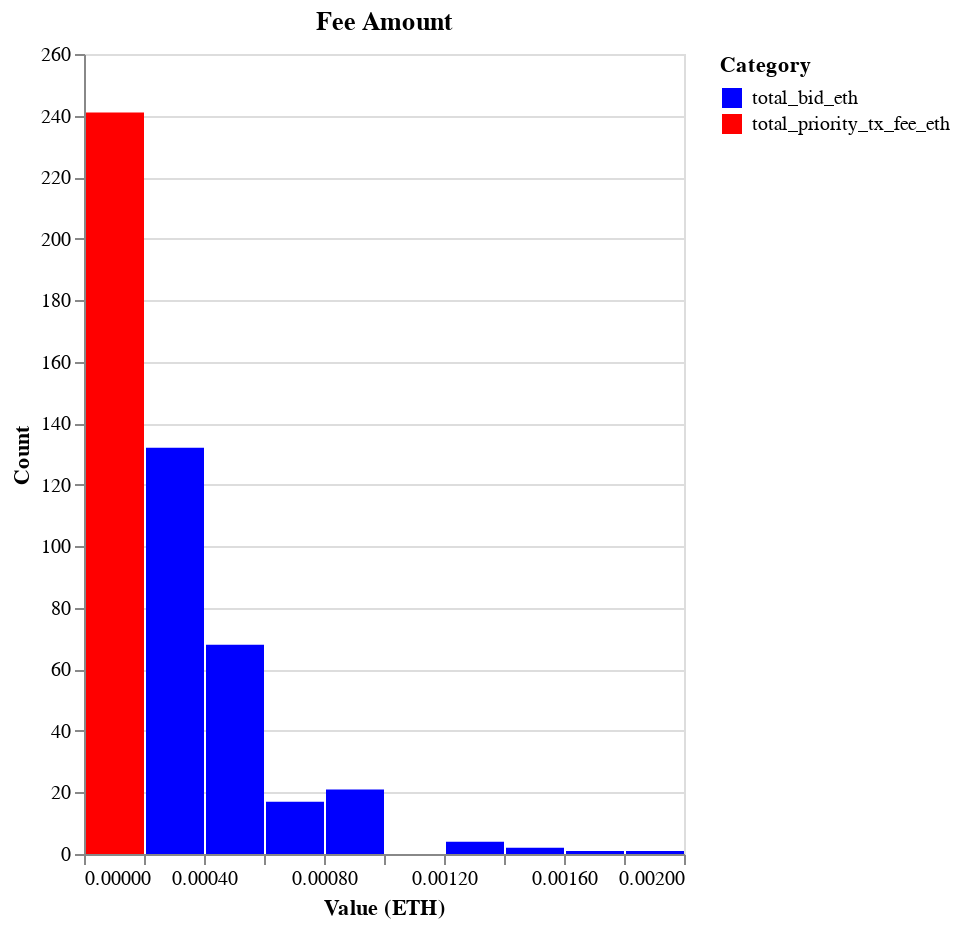

Write notebook code for a chart like this one.
### Code cell
# is there a better way to size the chart?
alt.Chart(melted_tx_cost_df.filter(pl.col('value') < .002)).mark_bar().encode(
    x=alt.X('value:Q', bin=alt.Bin(maxbins=10), axis=alt.Axis(title='Value (ETH)')),
    y=alt.Y('count()', axis=alt.Axis(title='Count')),
    color=alt.Color('category:N', scale=alt.Scale(domain=['total_bid_eth', 'total_priority_tx_fee_eth'], range=['blue', 'red']), title='Category')
).properties(
    width=300,
    height=400,
    title='Fee Amount')

### Figure 1 — Vega specification as saved in the notebook (floating-point values rounded to 4 significant figures)
{"$schema": "https://vega.github.io/schema/vega/v5.json", "data": [{"name": "source_0", "values": [{"__count_end": 132.0, "__count_start": 0.0, "bin_maxbins_10_value": 0.0002, "bin_maxbins_10_value_end": 0.0004, "category": "total_bid_eth"}, {"__count_end": 68.0, "__count_start": 0.0, "bin_maxbins_10_value": 0.0004, "bin_maxbins_10_value_end": 0.0006, "category": "total_bid_eth"}, {"__count_end": 2.0, "__count_start": 0.0, "bin_maxbins_10_value": 0.0014, "bin_maxbins_10_value_end": 0.0016, "category": "total_bid_eth"}, {"__count_end": 17.0, "__count_start": 0.0, "bin_maxbins_10_value": 0.0006, "bin_maxbins_10_value_end": 0.0008, "category": "total_bid_eth"}, {"__count_end": 21.0, "__count_start": 0.0, "bin_maxbins_10_value": 0.0008, "bin_maxbins_10_value_end": 0.001, "category": "total_bid_eth"}, {"__count_end": 4.0, "__count_start": 0.0, "bin_maxbins_10_value": 0.0012, "bin_maxbins_10_value_end": 0.0014, "category": "total_bid_eth"}, {"__count_end": 1.0, "__count_start": 0.0, "bin_maxbins_10_value": 0.0018, "bin_maxbins_10_value_end": 0.002, "category": "total_bid_eth"}, {"__count_end": 1.0, "__count_start": 0.0, "bin_maxbins_10_value": 0.0016, "bin_maxbins_10_value_end": 0.0018, "category": "total_bid_eth"}, {"__count_end": 241.0, "__count_start": 0.0, "bin_maxbins_10_value": 0.0, "bin_maxbins_10_value_end": 0.0002, "category": "total_priority_tx_fee_eth"}]}], "signals": [{"name": "bin_maxbins_10_value_bins", "value": {"fields": ["value"], "fname": "bin_value", "start": 0.0, "step": 0.0002, "stop": 0.002}}], "marks": [{"type": "rect", "name": "marks", "from": {"data": "source_0"}, "encode": {"update": {"fill": {"field": "category", "scale": "color"}, "x2": {"field": "bin_maxbins_10_value", "scale": "x", "offset": {"signal": "0.5 + (abs(scale(\"x\", datum[\"bin_maxbins_10_value_end\"]) - scale(\"x\", datum[\"bin_maxbins_10_value\"])) < 0.25 ? -0.5 * (0.25 - (abs(scale(\"x\", datum[\"bin_maxbins_10_value_end\"]) - scale(\"x\", datum[\"bin_maxbins_10_value\"])))) : 0.5)"}}, "y": {"field": "__count_end", "scale": "y"}, "y2": {"field": "__count_start", "scale": "y"}, "x": {"field": "bin_maxbins_10_value_end", "scale": "x", "offset": {"signal": "0.5 + (abs(scale(\"x\", datum[\"bin_maxbins_10_value_end\"]) - scale(\"x\", datum[\"bin_maxbins_10_value\"])) < 0.25 ? 0.5 * (0.25 - (abs(scale(\"x\", datum[\"bin_maxbins_10_value_end\"]) - scale(\"x\", datum[\"bin_maxbins_10_value\"])))) : -0.5)"}}}}, "style": ["bar"]}], "scales": [{"name": "x", "type": "linear", "domain": {"signal": "[bin_maxbins_10_value_bins.start, bin_maxbins_10_value_bins.stop]"}, "range": [0, {"signal": "width"}], "bins": {"signal": "bin_maxbins_10_value_bins"}, "zero": false}, {"name": "y", "type": "linear", "domain": {"data": "source_0", "fields": ["__count_start", "__count_end"]}, "range": [{"signal": "height"}, 0], "nice": true, "zero": true}, {"name": "color", "type": "ordinal", "domain": ["total_bid_eth", "total_priority_tx_fee_eth"], "range": ["blue", "red"]}], "axes": [{"scale": "y", "domain": false, "orient": "left", "labels": false, "minExtent": 0, "ticks": false, "zindex": 0, "aria": false, "grid": true, "gridScale": "x", "maxExtent": 0, "tickCount": {"signal": "ceil(height/40)"}}, {"scale": "x", "orient": "bottom", "grid": false, "zindex": 0, "labelFlush": true, "tickCount": {"signal": "ceil(width/10)"}, "labelOverlap": true, "title": "Value (ETH)"}, {"scale": "y", "zindex": 0, "grid": false, "orient": "left", "labelOverlap": true, "tickCount": {"signal": "ceil(height/40)"}, "title": "Count"}], "title": {"text": "Fee Amount", "frame": "group"}, "legends": [{"title": "Category", "fill": "color", "symbolType": "square"}], "background": "white", "padding": 5, "style": "cell", "width": 300, "height": 400}
